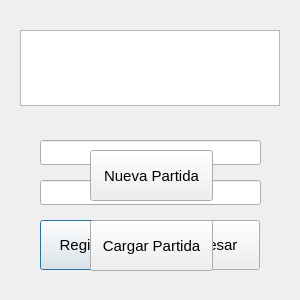
<?xml version="1.0" encoding="UTF-8"?>
<ui version="4.0">
 <class>inicio</class>
 <widget class="QDialog" name="inicio">
  <property name="geometry">
   <rect>
    <x>0</x>
    <y>0</y>
    <width>300</width>
    <height>300</height>
   </rect>
  </property>
  <property name="windowTitle">
   <string>Alien Invasion: Last Hope</string>
  </property>
  <widget class="QPushButton" name="btnRegistrar">
   <property name="geometry">
    <rect>
     <x>40</x>
     <y>220</y>
     <width>100</width>
     <height>50</height>
    </rect>
   </property>
   <property name="font">
    <font>
     <pointsize>11</pointsize>
    </font>
   </property>
   <property name="text">
    <string>Registrar</string>
   </property>
  </widget>
  <widget class="QPushButton" name="btnIngresar">
   <property name="geometry">
    <rect>
     <x>160</x>
     <y>220</y>
     <width>100</width>
     <height>50</height>
    </rect>
   </property>
   <property name="font">
    <font>
     <pointsize>11</pointsize>
    </font>
   </property>
   <property name="text">
    <string>Ingresar</string>
   </property>
  </widget>
  <widget class="QLineEdit" name="lineUser">
   <property name="geometry">
    <rect>
     <x>40</x>
     <y>140</y>
     <width>221</width>
     <height>25</height>
    </rect>
   </property>
   <property name="font">
    <font>
     <pointsize>13</pointsize>
    </font>
   </property>
  </widget>
  <widget class="QLineEdit" name="linePassword">
   <property name="geometry">
    <rect>
     <x>40</x>
     <y>180</y>
     <width>221</width>
     <height>25</height>
    </rect>
   </property>
   <property name="font">
    <font>
     <pointsize>13</pointsize>
    </font>
   </property>
  </widget>
  <widget class="QGraphicsView" name="graphicsView">
   <property name="geometry">
    <rect>
     <x>20</x>
     <y>30</y>
     <width>260</width>
     <height>76</height>
    </rect>
   </property>
   <property name="styleSheet">
    <string notr="true">Background-image: url(:/mapa/Alien Invasion_Last Hope.png)</string>
   </property>
  </widget>
  <widget class="QPushButton" name="btnNuevaPartida">
   <property name="geometry">
    <rect>
     <x>90</x>
     <y>150</y>
     <width>123</width>
     <height>51</height>
    </rect>
   </property>
   <property name="font">
    <font>
     <pointsize>11</pointsize>
    </font>
   </property>
   <property name="text">
    <string>Nueva Partida</string>
   </property>
  </widget>
  <widget class="QPushButton" name="btnCargarPartida">
   <property name="geometry">
    <rect>
     <x>90</x>
     <y>220</y>
     <width>123</width>
     <height>51</height>
    </rect>
   </property>
   <property name="font">
    <font>
     <pointsize>11</pointsize>
    </font>
   </property>
   <property name="text">
    <string>Cargar Partida</string>
   </property>
  </widget>
 </widget>
 <resources/>
 <connections/>
</ui>
